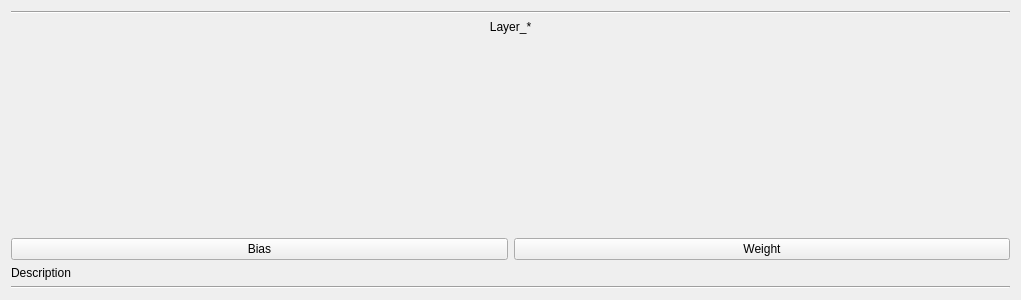
<?xml version="1.0" encoding="UTF-8"?>
<ui version="4.0">
 <class>NetworkLayer</class>
 <widget class="QWidget" name="NetworkLayer">
  <property name="geometry">
   <rect>
    <x>0</x>
    <y>0</y>
    <width>1021</width>
    <height>300</height>
   </rect>
  </property>
  <property name="sizePolicy">
   <sizepolicy hsizetype="Expanding" vsizetype="Preferred">
    <horstretch>0</horstretch>
    <verstretch>0</verstretch>
   </sizepolicy>
  </property>
  <property name="windowTitle">
   <string>Form</string>
  </property>
  <layout class="QVBoxLayout" name="verticalLayout" stretch="0,1,20,1,1,0">
   <item>
    <widget class="Line" name="line">
     <property name="orientation">
      <enum>Qt::Horizontal</enum>
     </property>
    </widget>
   </item>
   <item>
    <layout class="QVBoxLayout" name="V_1_1">
     <item>
      <widget class="QLabel" name="layerName">
       <property name="frameShadow">
        <enum>QFrame::Plain</enum>
       </property>
       <property name="text">
        <string>Layer_*</string>
       </property>
       <property name="alignment">
        <set>Qt::AlignCenter</set>
       </property>
      </widget>
     </item>
    </layout>
   </item>
   <item>
    <layout class="QHBoxLayout" name="V_1_2"/>
   </item>
   <item>
    <layout class="QHBoxLayout" name="buttonLayout">
     <item>
      <widget class="QPushButton" name="biasButton">
       <property name="text">
        <string>Bias</string>
       </property>
      </widget>
     </item>
     <item>
      <widget class="QPushButton" name="weightButton">
       <property name="text">
        <string>Weight</string>
       </property>
      </widget>
     </item>
    </layout>
   </item>
   <item>
    <layout class="QVBoxLayout" name="V_1_3">
     <item>
      <widget class="QLabel" name="layerDescription">
       <property name="text">
        <string>Description</string>
       </property>
      </widget>
     </item>
    </layout>
   </item>
   <item>
    <widget class="Line" name="line_2">
     <property name="orientation">
      <enum>Qt::Horizontal</enum>
     </property>
    </widget>
   </item>
  </layout>
 </widget>
 <resources/>
 <connections/>
</ui>
